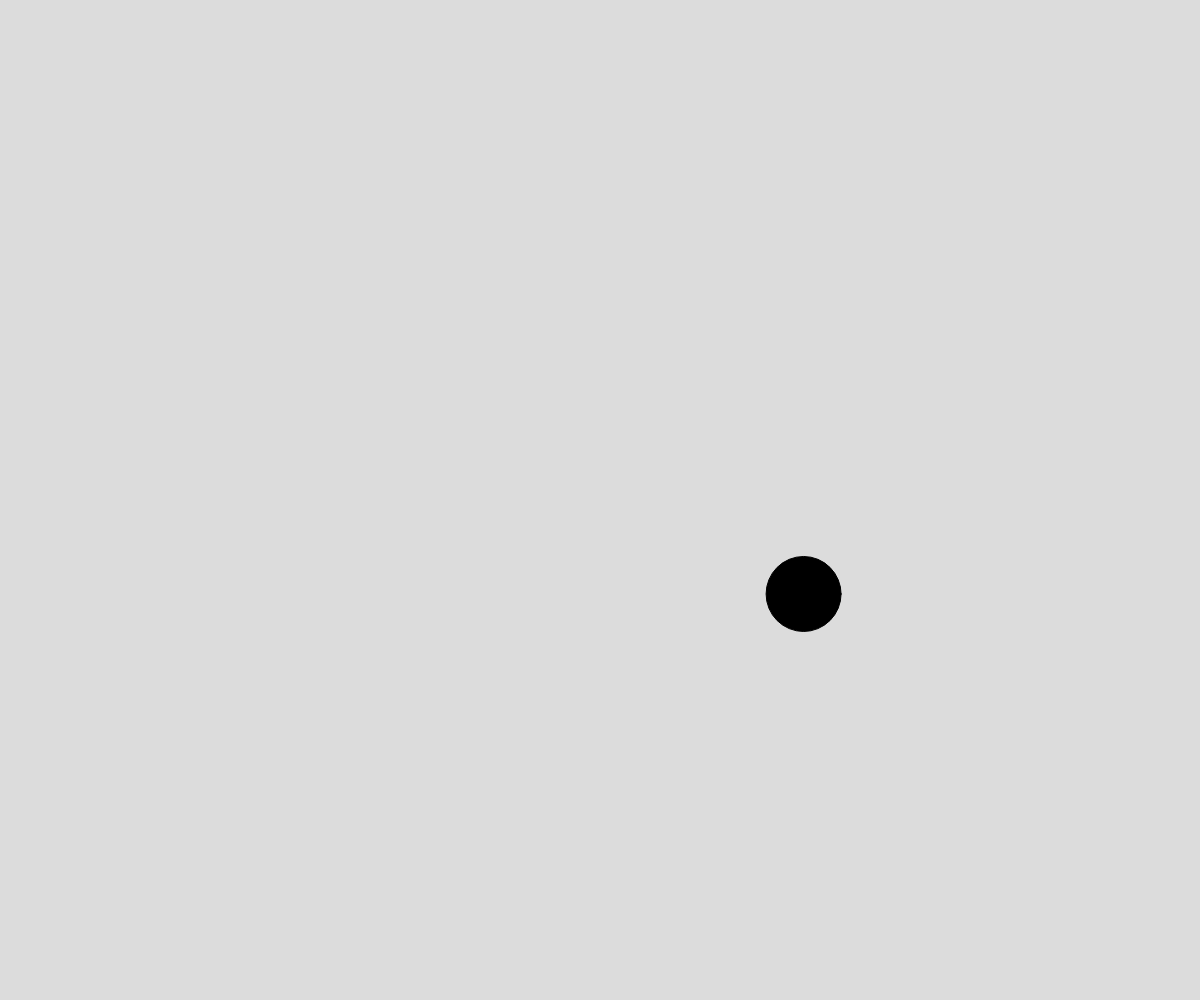
Frame 1 (no input)
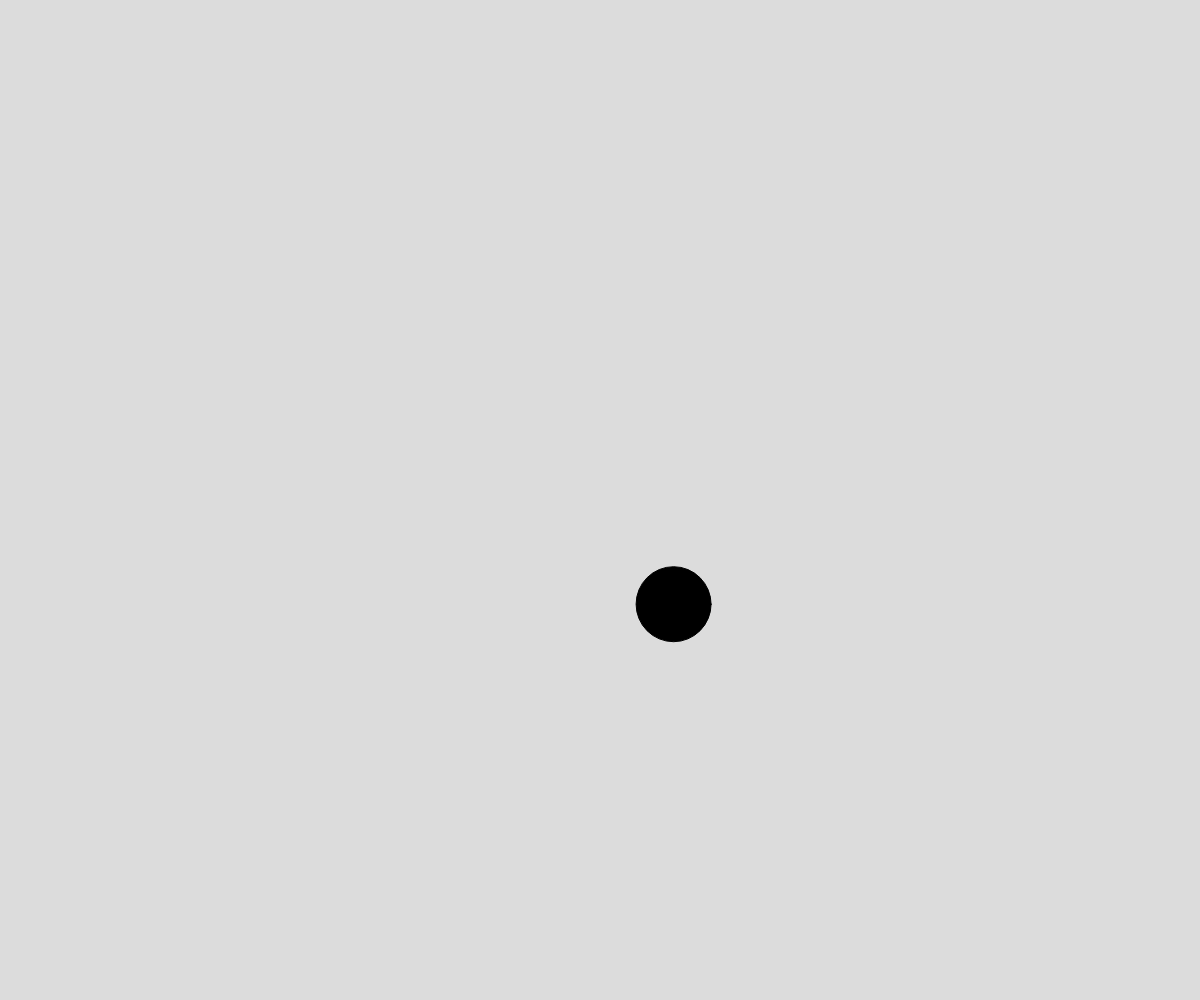
Frame 60 (no input)
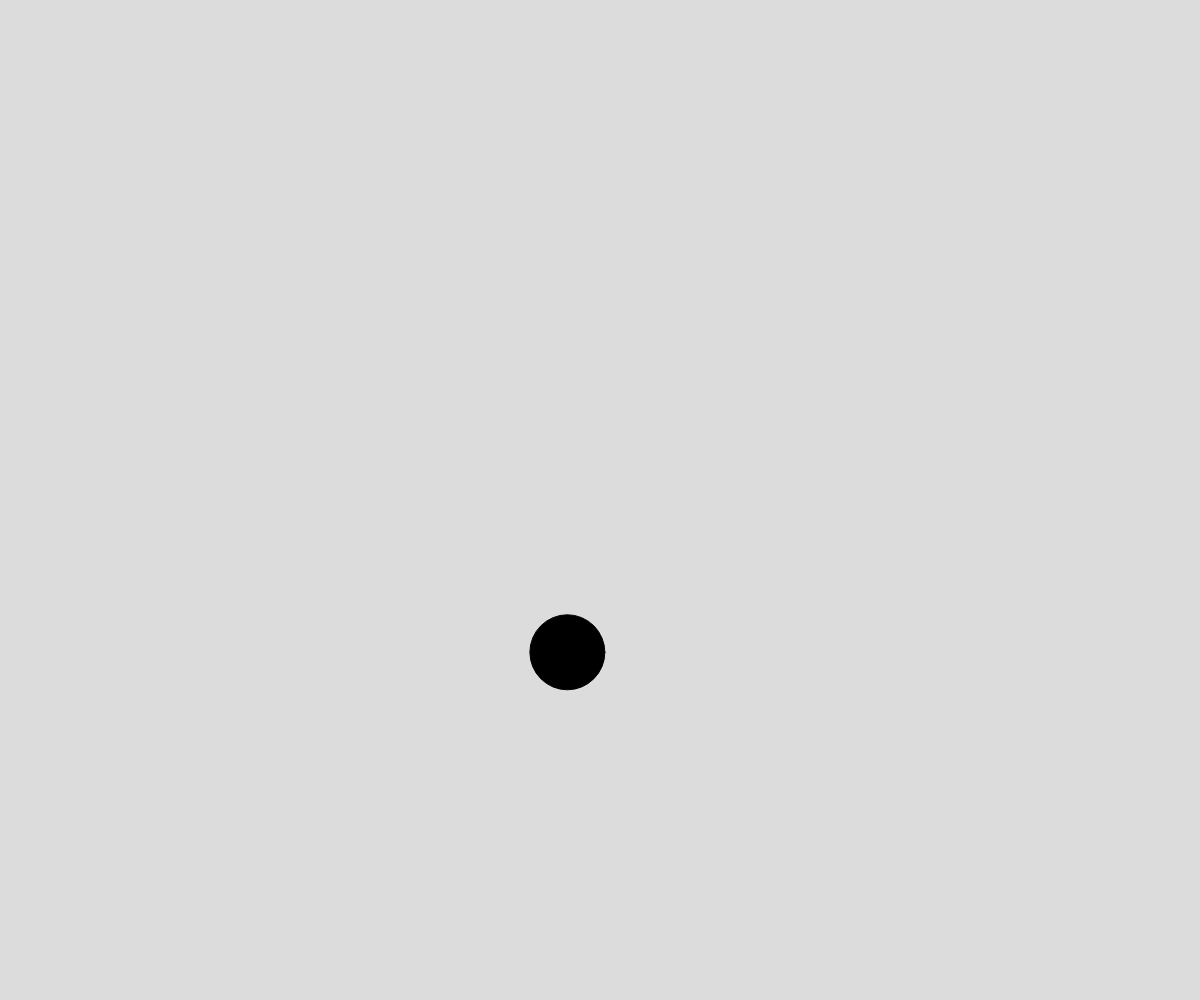
Frame 120 (the mouse pressed at the canvas centre since frame 60)

The p5.js sketch that drew these frames (run headless with seeded random() and noise() and a simulated clock; from frame 60 on, the mouse is pressed at the canvas centre):

// p5.js sketch
// ── sketch.js
// Perlin Noise Demo
// Albert Wu
// March 17/2026

let time = 0;

function setup() {
  createCanvas(windowWidth, windowHeight);
}

function draw() {
  background(220);

  fill("black");
  let x = width*noise(time);
  let y = height*noise(time+1000); 
  circle(x, y, 75);

  time+=0.0025;
}
